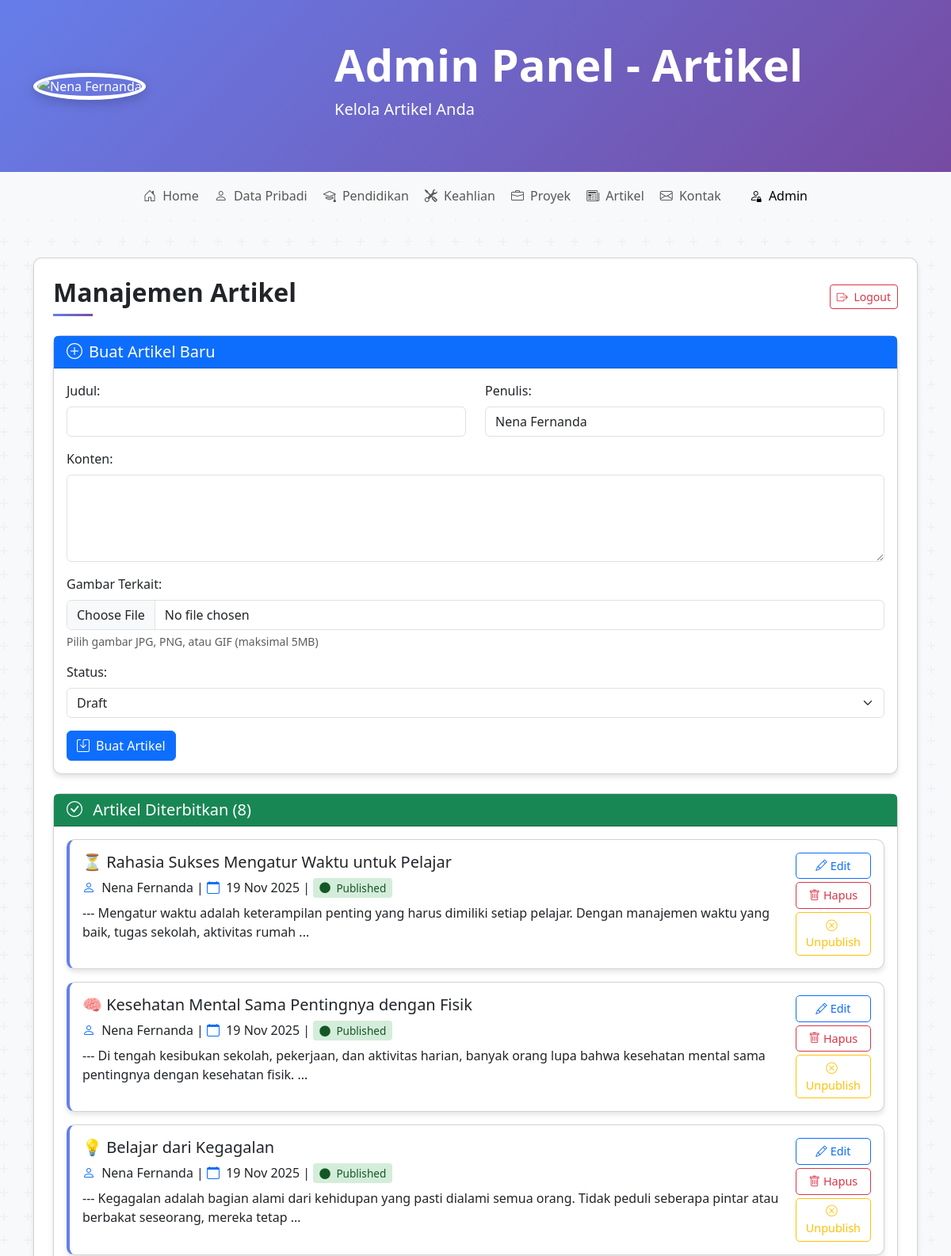
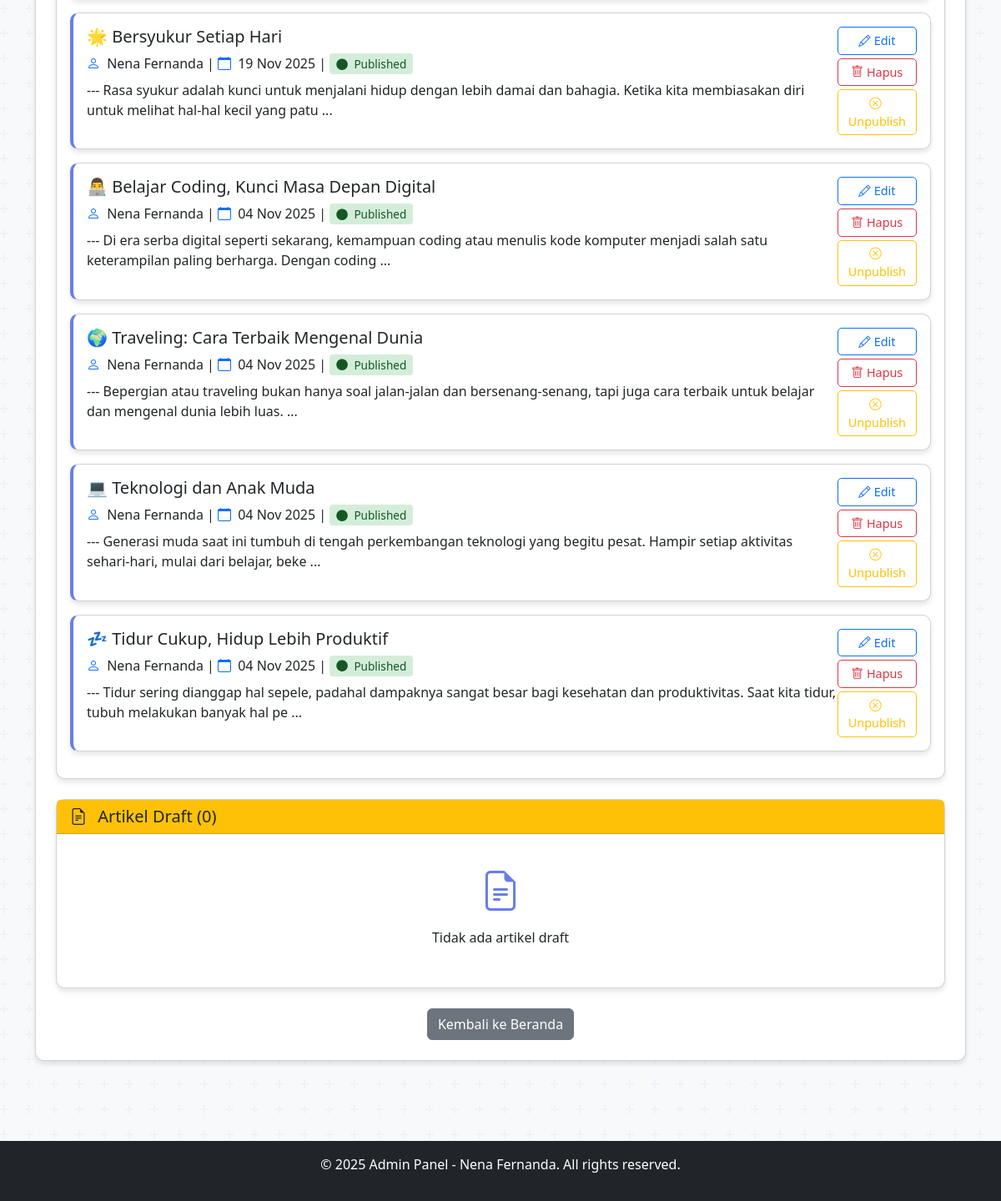
The app's page /admin.php (signed in) with its own data (2 pictures, top to bottom).
### tables this page shows
CREATE TABLE `articles` (
  `id` int(11) NOT NULL,
  `title` varchar(255) NOT NULL,
  `content` text NOT NULL,
  `author` varchar(100) NOT NULL,
  `created_at` timestamp NOT NULL DEFAULT current_timestamp(),
  `updated_at` timestamp NOT NULL DEFAULT current_timestamp() ON UPDATE current_timestamp(),
  `status` enum('draft','published') DEFAULT 'draft',
  `image_path` varchar(255) DEFAULT NULL
);

### articles.php (called while the page is built, shortened)
<?php
function getAllArticles($status = 'published') {
    $pdo = getConnection();
    $stmt = $pdo->prepare("SELECT * FROM articles WHERE status = ? ORDER BY created_at DESC");
    $stmt->execute([$status]);
    return $stmt->fetchAll(PDO::FETCH_ASSOC);
}
function getDraftArticles() {
    $pdo = getConnection();
    $stmt = $pdo->prepare("SELECT * FROM articles WHERE status = 'draft' ORDER BY created_at DESC");
    $stmt->execute();
    return $stmt->fetchAll(PDO::FETCH_ASSOC);
}
?>

### admin.php (the view, shortened to what this page needs)
    <?php
require_once 'articles.php';
$all_articles = getAllArticles();
$draft_articles = getDraftArticles();
?>
<!DOCTYPE html>
<html lang="id">
<head>
    <link href="https://cdn.jsdelivr.net/npm/bootstrap@5.3.0/dist/css/bootstrap.min.css" rel="stylesheet">
    <link rel="stylesheet" href="https://cdn.jsdelivr.net/npm/bootstrap-icons@1.10.0/font/bootstrap-icons.css">
</head>
<body>
    <header class="header-bg py-5">
        <div class="container">
            <div class="row align-items-center">
                <div class="col-md-4 text-center text-md-start">
                    <img src="img/nena.jpg" alt="Nena Fernanda" class="profile-img rounded-circle pulse">
                </div>
                <div class="col-md-8 mt-4 mt-md-0">
                    <h1 class="display-4 fw-bold white-text">Admin Panel - Artikel</h1>
                    <p class="lead">Kelola Artikel Anda</p>
                </div>
            </div>
        </div>
    </header>
    <nav class="navbar navbar-expand-lg navbar-light bg-light sticky-top">
        <div class="container">
            <div class="collapse navbar-collapse" id="navbarNav">
                <ul class="navbar-nav mx-auto">
                    <li class="nav-item">
                        <a class="nav-link" href="index.php"><i class="bi bi-house-door me-1"></i> Home</a>
                    </li>
                    <li class="nav-item">
                        <a class="nav-link" href="personal.php"><i class="bi bi-person me-1"></i> Data Pribadi</a>
                    </li>
                    <li class="nav-item">
                        <a class="nav-link" href="education.php"><i class="bi bi-mortarboard me-1"></i> Pendidikan</a>
                    </li>
                    <li class="nav-item">
                        <a class="nav-link" href="skills.php"><i class="bi bi-tools me-1"></i> Keahlian</a>
                    </li>
                    <li class="nav-item">
                        <a class="nav-link" href="projects.php"><i class="bi bi-briefcase me-1"></i> Proyek</a>
                    </li>
                    <li class="nav-item">
                        <a class="nav-link" href="articles.php"><i class="bi bi-newspaper me-1"></i> Artikel</a>
                    </li>
                    <li class="nav-item">
                        <a class="nav-link" href="contact.php"><i class="bi bi-envelope me-1"></i> Kontak</a>
                    </li>
                    <li class="nav-item ms-3">
                        <a class="nav-link active" href="admin.php"><i class="bi bi-person-lock me-1"></i> Admin</a>
                    </li>
                </ul>
            </div>
        </div>
    </nav>
    <main class="py-5">
        <div class="container">
            <div class="row justify-content-center">
                <div class="col-lg-12">
                    <div class="card p-4">
                        <div class="d-flex justify-content-between align-items-center mb-4">
                            <h2 class="section-title mb-0">Manajemen Artikel</h2>
                            <a href="admin.php?action=logout" class="btn btn-outline-danger btn-sm">
                                <i class="bi bi-box-arrow-right me-1"></i> Logout
                            </a>
                        </div>
                        <div class="card mb-4">
                            <div class="card-header bg-primary text-white">
                                <h5 class="mb-0"><i class="bi bi-plus-circle me-2"></i>Buat Artikel Baru</h5>
                            </div>
                            <div class="card-body">
                                <form method="post" enctype="multipart/form-data">
                                    <div class="row">
                                        <div class="col-md-6 mb-3">
                                            <label for="title" class="form-label">Judul:</label>
                                            <input type="text" class="form-control" id="title" name="title" required>
                                        </div>
                                        <div class="col-md-6 mb-3">
                                            <label for="author" class="form-label">Penulis:</label>
                                            <input type="text" class="form-control" id="author" name="author" value="Nena Fernanda" required>
                                        </div>
                                    </div>
                                    <div class="mb-3">
                                        <label for="content" class="form-label">Konten:</label>
                                        <textarea class="form-control" id="content" name="content" rows="4" required></textarea>
                                    </div>
                                    <div class="mb-3">
                                        <label for="image" class="form-label">Gambar Terkait:</label>
                                        <input type="file" class="form-control" id="image" name="image" accept="image/*">
                                        <div class="form-text">Pilih gambar JPG, PNG, atau GIF (maksimal 5MB)</div>
                                    </div>
                                    <div class="mb-3">
                                        <label for="status" class="form-label">Status:</label>
                                        <select class="form-select" id="status" name="status">
                                            <option value="draft">Draft</option>
                                        </select>
                                    </div>
                                    <button type="submit" class="btn btn-primary">
                                        <i class="bi bi-save me-2"></i>Buat Artikel
                                    </button>
                                </form>
                            </div>
                        </div>
                        <div class="card mb-4">
                            <div class="card-header bg-success text-white">
                                <h5 class="mb-0">
                                    <i class="bi bi-check-circle me-2"></i>
                                    Artikel Diterbitkan (<?php echo count($all_articles); ?>)
                                </h5>
                            </div>
                            <div class="card-body">
                                <?php if (empty($all_articles)): ?>
                                    <div class="text-center py-3">
                                        <i class="bi bi-newspaper" style="font-size: 3rem; color: #667eea;"></i>
                                        <p class="mt-2">Belum ada artikel yang diterbitkan</p>
                                    </div>
                                <?php else: ?>
                                    <?php foreach ($all_articles as $article): ?>
                                        <div class="article-card card mb-3">
                                            <div class="card-body">
                                                <div class="d-flex justify-content-between align-items-start">
                                                    <div class="flex-grow-1">
                                                        <h5 class="card-title"><?php echo htmlspecialchars($article['title']); ?></h5>
                                                        <div class="article-meta mb-2">
                                                            <i class="bi bi-person text-primary me-1"></i>
                                                            <?php echo htmlspecialchars($article['author']); ?> |
                                                            <i class="bi bi-calendar text-primary me-1"></i>
                                                            <?php echo date('d M Y', strtotime($article['created_at'])); ?> |
                                                            <span class="status-<?php echo $article['status']; ?>">
                                                                <i class="bi bi-circle-fill me-1"></i>
                                                                <?php echo ucfirst($article['status']); ?>
                                                            </span>
                                                        </div>
                                                        <p class="card-text">
                                                            <?php echo htmlspecialchars(substr($article['content'], 0, 150)); ?>
                                                            <?php if (strlen($article['content']) > 150): ?>...<?php endif; ?>
                                                        </p>
                                                    </div>
                                                    <div class="d-flex flex-column">
                                                        <button class="btn btn-outline-primary btn-custom mb-1" onclick="toggleEdit(<?php echo $article['id']; ?>)">
                                                            <i class="bi bi-pencil me-1"></i>Edit
                                                        </button>
                                                        <a href="admin.php?action=delete&id=<?php echo $article['id']; ?>"
                                                           class="btn btn-outline-danger btn-custom mb-1"
                                                           onclick="return confirm('Yakin ingin menghapus artikel ini?')">
                                                            <i class="bi bi-trash me-1"></i>Hapus
                                                        </a>
                                                        <?php if ($article['status'] === 'published'): ?>
                                                            <a href="admin.php?action=draft&id=<?php echo $article['id']; ?>"
                                                               class="btn btn-outline-warning btn-custom">
                                                                <i class="bi bi-x-circle me-1"></i>Unpublish
                                                            </a>
                                                        <?php endif; ?>
                                                    </div>
                                                </div>
                                            </div>
                                        </div>
                                    <?php endforeach; ?>
                                <?php endif; ?>
                            </div>
                        </div>
                        <div class="card">
                            <div class="card-header bg-warning text-dark">
                                <h5 class="mb-0">
                                    <i class="bi bi-file-earmark-text me-2"></i>
                                    Artikel Draft (<?php echo count($draft_articles); ?>)
                                </h5>
                            </div>
                            <div class="card-body">
                                <?php if (empty($draft_articles)): ?>
                                    <div class="text-center py-3">
                                        <i class="bi bi-file-earmark-text" style="font-size: 3rem; color: #667eea;"></i>
                                        <p class="mt-2">Tidak ada artikel draft</p>
                                    </div>
                                <?php endif; ?>
                            </div>
                        </div>
                        <div class="text-center mt-4">
                            <a href="index.php" class="btn btn-secondary">Kembali ke Beranda</a>
                        </div>
                    </div>
                </div>
            </div>
        </div>
    </main>
    <footer class="bg-dark text-white text-center py-3 mt-5">
        <div class="container">
            <p>&copy; 2025 Admin Panel - Nena Fernanda. All rights reserved.</p>
        </div>
    </footer>
</body>
</html>

### admin.php (style rules this page uses)
body { font-family: 'Segoe UI', Tahoma, Geneva, Verdana, sans-serif; background-color: #f8f9fa; }
.header-bg { background: linear-gradient(135deg, #667eea 0%, #764ba2 100%); color: white; }
.card { border-radius: 10px; box-shadow: 0 4px 6px rgba(0, 0, 0, 0.1); transition: transform 0.3s; }
.section-title { position: relative; padding-bottom: 10px; margin-bottom: 20px; font-weight: 600; }
.section-title:after { content: ''; position: absolute; bottom: 0; left: 0; width: 50px; height: 3px; background: linear-gradient(135deg, #667eea 0%, #764ba2 100%); }
.nav-link { font-weight: 500; padding: 10px 15px; border-radius: 5px; margin: 0 2px; transition: all 0.3s; }
.article-card { transition: transform 0.3s; border-left: 4px solid #667eea; }
.status-published { background-color: #d4edda; color: #155724; padding: 3px 8px; border-radius: 4px; font-size: 0.85em; }
.btn-custom { border-radius: 5px; padding: 5px 12px; font-size: 0.9em; }
.profile-img { width: 150px; height: 150px; object-fit: cover; border: 5px solid #fff; box-shadow: 0 4px 15px rgba(0, 0, 0, 0.2); }
.pulse { animation: pulse 2s infinite; }
body { background-color: #f8f9fa; }
.article-card { animation: fadeInUp 0.5s ease forwards; opacity: 0; transform: translateY(20px); }

### records on screen
articles: title "⏳ Rahasia Sukses Mengatur Waktu untuk Pelajar", author "Nena Fernanda", created_at "19 Nov 2025", status "Published", content "--- Mengatur waktu adalah keterampilan penting yang harus dimiliki setiap pelajar. Dengan manajemen waktu yang baik, tugas sekolah, aktivitas rumah"
articles: title "🧠 Kesehatan Mental Sama Pentingnya dengan Fisik", author "Nena Fernanda", created_at "19 Nov 2025", status "Published", content "--- Di tengah kesibukan sekolah, pekerjaan, dan aktivitas harian, banyak orang lupa bahwa kesehatan mental sama pentingnya dengan kesehatan fisik."
articles: title "💡 Belajar dari Kegagalan", author "Nena Fernanda", created_at "19 Nov 2025", status "Published", content "--- Kegagalan adalah bagian alami dari kehidupan yang pasti dialami semua orang. Tidak peduli seberapa pintar atau berbakat seseorang, mereka tetap"
articles: title "🌟 Bersyukur Setiap Hari", author "Nena Fernanda", created_at "19 Nov 2025", status "Published", content "--- Rasa syukur adalah kunci untuk menjalani hidup dengan lebih damai dan bahagia. Ketika kita membiasakan diri untuk melihat hal-hal kecil yang patu"
articles: title "👨‍💻 Belajar Coding, Kunci Masa Depan Digital", author "Nena Fernanda", created_at "04 Nov 2025", status "Published", content "--- Di era serba digital seperti sekarang, kemampuan coding atau menulis kode komputer menjadi salah satu keterampilan paling berharga. Dengan coding"
articles: title "🌍 Traveling: Cara Terbaik Mengenal Dunia", author "Nena Fernanda", created_at "04 Nov 2025", status "Published", content "--- Bepergian atau traveling bukan hanya soal jalan-jalan dan bersenang-senang, tapi juga cara terbaik untuk belajar dan mengenal dunia lebih luas."
articles: title "💻 Teknologi dan Anak Muda", author "Nena Fernanda", created_at "04 Nov 2025", status "Published", content "--- Generasi muda saat ini tumbuh di tengah perkembangan teknologi yang begitu pesat. Hampir setiap aktivitas sehari-hari, mulai dari belajar, beke"
articles: title "💤 Tidur Cukup, Hidup Lebih Produktif", author "Nena Fernanda", created_at "04 Nov 2025", status "Published", content "--- Tidur sering dianggap hal sepele, padahal dampaknya sangat besar bagi kesehatan dan produktivitas. Saat kita tidur, tubuh melakukan banyak hal pe"

### other values on screen
count($all_articles) "8"
count($draft_articles) "0"
